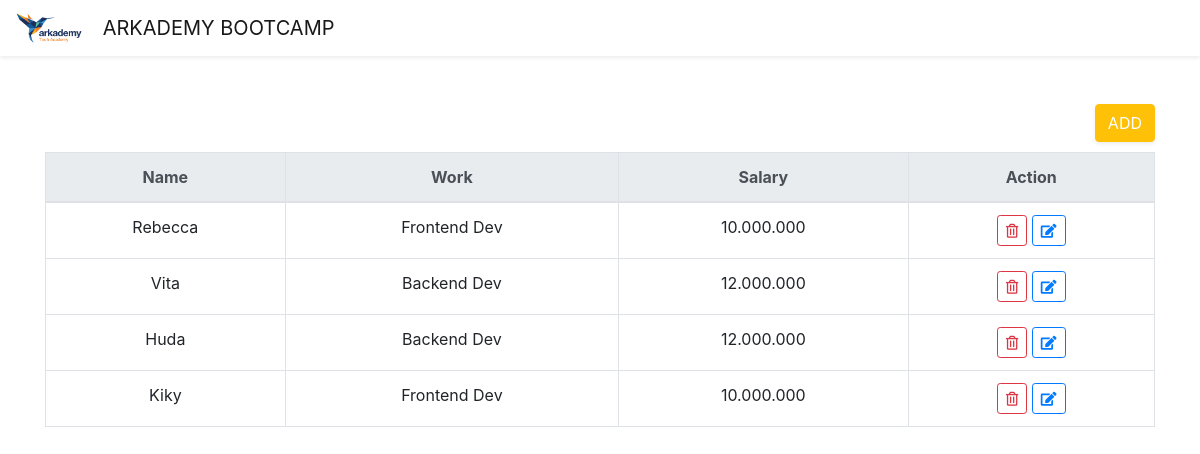
The app's page /jawaban6/index.php with its own data.
### tables this page shows
CREATE TABLE `name` (
  `id` int(11) NOT NULL,
  `name` varchar(40) NOT NULL,
  `id_work` int(11) NOT NULL,
  `id_salary` int(11) NOT NULL
);

CREATE TABLE `work` (
  `id` int(11) NOT NULL,
  `name` varchar(40) NOT NULL,
  `id_salary` int(11) NOT NULL
);

CREATE TABLE `salary` (
  `id` int(11) NOT NULL,
  `salary` int(11) NOT NULL
);

### jawaban6/index.php (the view, shortened to what this page needs)
<!DOCTYPE html>
<html lang="en">
  <head>
    <link rel="stylesheet" href="https://stackpath.bootstrapcdn.com/bootstrap/4.3.1/css/bootstrap.min.css">
    <link rel="stylesheet" href="https://cdnjs.cloudflare.com/ajax/libs/font-awesome/5.10.2/css/all.min.css">
    <link rel="stylesheet" href="style.css">
  </head>
  <body>
    <nav class="navbar navbar-expand-lg navbar-light bg-white shadow-sm">
      <a class="navbar-brand" href="index.php">
        <img src="logo-arkademy.png" height="30" class="d-inline-block align-top" alt="Logo Arkademy">
        ARKADEMY BOOTCAMP
      </a>
    </nav>
    <div class="container mt-5">
      <main role="main">
        <button type="button" class="btn btn-add btn-warning shadow-sm" data-toggle="modal" data-target="#addModal">
          Add
        </button>
        <div class="table-responsive">
          <table class="table table-bordered table-hover">
            <thead class="thead-light">
              <tr>
                <th>Name</th>
                <th>Work</th>
                <th>Salary</th>
                <th>Action</th>
              </tr>
            </thead>
            <tbody>
              <?php
              require_once "connection.php";
              $query = "SELECT a.*, b.name AS work, c.salary
                        FROM name a, work b, salary c
                        WHERE a.id_work=b.id AND a.id_salary=c.id
                        ORDER BY a.id ASC";
              $result = mysqli_query($koneksi, $query) or die(mysqli_error($koneksi));
              while($data = mysqli_fetch_assoc($result)):
              ?>
              <tr>
                <td><?=$data["name"]?></td>
                <td><?=$data["work"]?></td>
                <td><?=number_format($data["salary"], 0, ",", ".")?></td>
                <td>
                  <button type="button" class="btn btn-sm btn-outline-danger"
                    data-tooltip="true" data-placement="top" title="Delete"
                    data-toggle="modal" data-href="delete-process.php?id=<?=$data["id"]?>&data=<?=$data["name"]?>" data-target="#confirm-delete"
                  >
                    <i class="far fa-trash-alt"></i>
                  </button>
                  <button type="button" class="btn btn-sm btn-outline-primary"
                    data-tooltip="true" data-placement="top" title="Edit"
                    data-toggle="modal" data-target="#editModal<?=$data["id"]?>"
                  >
                    <i class="fas fa-edit"></i>
                  </button>
                </td>
              </tr>
              <?php
              endwhile;
              ?>
            </tbody>
          </table>
        </div>
      </main>
    </div>
  </body>
</html>

### jawaban6/style.css (style rules this page uses)
.navbar-brand img { padding-right: 15px; }
.table tr th, .table tr td { text-align: center; }
.btn { text-transform: uppercase; }
.btn-add { float: right; margin-bottom: 10px; }
.btn-warning { color: #fff; }

### records on screen
name: name "Rebecca", id_work.name "Frontend Dev", id_salary.salary "10.000.000"
name: name "Vita", id_work.name "Backend Dev", id_salary.salary "12.000.000"
name: name "Huda", id_work.name "Backend Dev", id_salary.salary "12.000.000"
name: name "Kiky", id_work.name "Frontend Dev", id_salary.salary "10.000.000"
